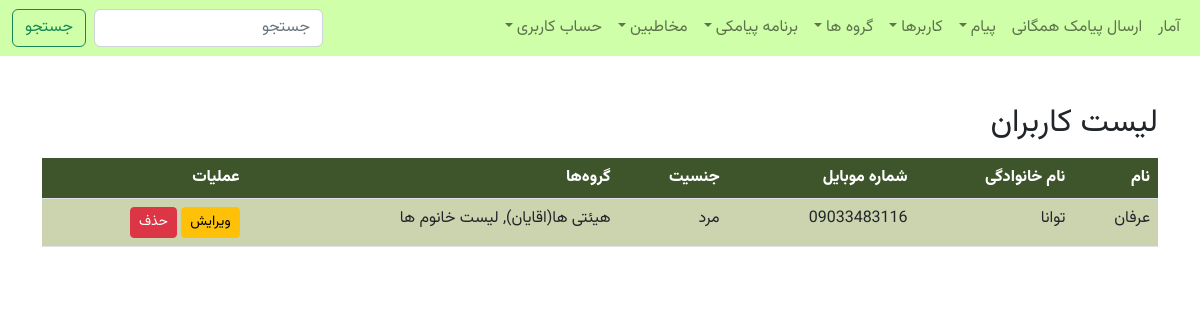
/accounts/user_list/ (signed in), run on an earlier commit of the app's database.
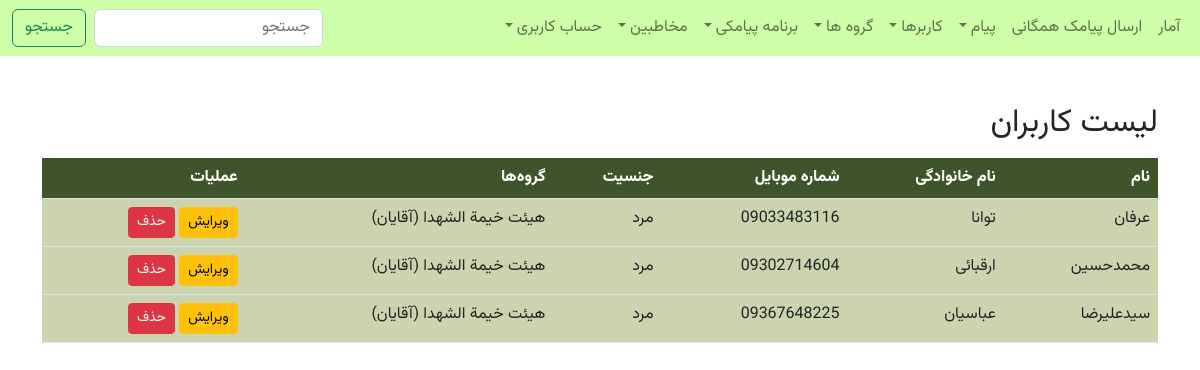
And on a later commit of the database.
### accounts/models.py (models this page shows, shortened)
class User(AbstractBaseUser, PermissionsMixin):
    phone_number = models.CharField(max_length=15, unique=True, default='', verbose_name="phone number")
    username = None  # Remove the username field as it's not needed
    email = None  # Remove the email field as it's not used
    id = models.UUIDField(primary_key=True, default=uuid.uuid4, editable=False)
    first_name = models.CharField("first name", max_length=150, blank=True)  # User's first name
    last_name = models.CharField("last name", max_length=150, blank=True)  # User's last name
    gender = models.CharField(max_length=10, default='مرد', choices=[('مرد', 'مرد'), ('زن', 'زن')], blank=True,
                              verbose_name="جنسیت")  # Gender field
    is_staff = models.BooleanField("staff status", default=False,
                                   help_text="Designates whether the user can log into this admin site.")
    is_active = models.BooleanField("active", default=True,
                                    help_text="Designates whether this user should be treated as active.")
    date_joined = models.DateTimeField("date joined", default=timezone.now)
    organization = models.ForeignKey('organizations.Organization', on_delete=models.SET_NULL, null=True, blank=True,
                                     verbose_name="سازمان")
    groups = models.ManyToManyField("organizations.Group", verbose_name="گروه‌ها", related_name="users",
                                    blank=True)  # ارتباط با گروه‌ها
    can_access_messages = models.BooleanField("access to messages", default=False,
                                              help_text="Designates whether this user has access to messages.")
    can_access_users = models.BooleanField("access to users", default=False,
                                           help_text="Designates whether this user has access to manage users.")
    can_access_groups = models.BooleanField("access to groups", default=False,
                                            help_text="Designates whether this user has access to manage groups.")
    can_access_sms_program = models.BooleanField("access to SMS program", default=False,
                                                 help_text="Designates whether this user has access to SMS program.")
    can_access_contacts = models.BooleanField("access to contacts", default=False,
                                              help_text="Designates whether this user has access to manage contacts.")
    can_send_bulk_sms = models.BooleanField("send bulk SMS", default=False,
                                            help_text="Designates whether this user can send bulk SMS messages.")
    can_add_contacts = models.BooleanField(
        "add contacts through app",
        default=False,
        help_text="Designates whether this user can add contacts through the app."
    )
    USERNAME_FIELD = 'phone_number'  # Set phone_number as the unique identifier for authentication
    objects = CustomUserManager()  # Assign the custom user manager
    class Meta:
        verbose_name = 'کاربر'
        verbose_name_plural = 'کاربرها'

### organizations/models.py (models this page shows, shortened)
class Group(models.Model):
    name = models.CharField(max_length=255, verbose_name="نام گروه")
    organization = models.ForeignKey(Organization, on_delete=models.CASCADE, verbose_name="سازمان",
                                     related_name='groups')
    created_at = models.DateTimeField(default=timezone.now, verbose_name="تاریخ ایجاد", blank=True, null=True)
    description = models.TextField(blank=True, null=True, verbose_name="توضیحات درباره گروه")
    class Meta:
        verbose_name = 'گروه'
        verbose_name_plural = 'گروه‌ها'

### accounts/views.py (the view)
# urls.py: path('user_list/', UserListView.as_view(), name='user_list'),
class UserListView(UserAccessRequiredMixin, View):
    def get(self, request):
        users = User.objects.filter(organization_id=request.user.organization.id)
        user_data = []
        for user in users:
            user_data.append({
                'id': user.id,
                'first_name': user.first_name,
                'last_name': user.last_name,
                'phone_number': user.phone_number,
                'gender': user.gender,
                'groups': user.groups.all(),
                'can_access_users': user.can_access_users,
                'can_access_groups': user.can_access_groups,
                'can_access_sms_program': user.can_access_sms_program,
                'can_access_contacts': user.can_access_contacts,
                'can_send_bulk_sms': user.can_send_bulk_sms,
            })
        return render(request, 'accounts/user_list.html', {'message': '', 'data': {'users': user_data}})

### accounts/mixins.py (called while the page is built)
    @method_decorator(login_required)
    def dispatch(self, request, *args, **kwargs):
        if not request.user.can_access_users:
            raise PermissionDenied("شما مجاز به دسترسی به این صفحه نیستید.")
        return super().dispatch(request, *args, **kwargs)

### accounts/templates/accounts/user_list.html (shortened to what this page needs)
{% extends 'base.html' %}
{% load static %}
{% block content %}
<div class="container mt-5">
    <h2>لیست کاربران</h2>
    <table class="table mt-3" style="border-collapse: collapse; width: 100%;">
        <thead>
            <tr style="background-color: #3e552b; color: white;">
                <th>نام</th>
                <th>نام خانوادگی</th>
                <th>شماره موبایل</th>
                <th>جنسیت</th>
                <th>گروه‌ها</th>
                <th>عملیات</th>
            </tr>
        </thead>
        <tbody>
            {% for user in data.users %}
                <tr style="background-color: #ccd4af;">
                    <td>{{ user.first_name }}</td>
                    <td>{{ user.last_name }}</td>
                    <td>{{ user.phone_number }}</td>
                    <td>{{ user.gender }}</td>
                    <td>
                        {% for group in user.groups %}
                            {{ group.name }}{% if not forloop.last %}, {% endif %}
                        {% endfor %}
                    </td>
                    <td>
                        <a href="{% url 'user_edit' user.id %}" class="btn btn-sm btn-warning">ویرایش</a>
                        <form method="get" action="{% url 'user_delete' user.id %}" style="display: inline;">
                            <button type="submit" class="btn btn-sm btn-danger"
                                    onclick="return confirm('آیا مطمئن هستید که می‌خواهید این کاربر را حذف کنید؟');">
                                حذف
                            </button>
                        </form>
                    </td>
                </tr>
            {% empty %}
                <tr>
                    <td colspan="7" class="text-center">هیچ کاربری یافت نشد</td>
                </tr>
            {% endfor %}
        </tbody>
    </table>
</div>
{% endblock %}

### templates/base.html (shortened to what this page needs)
{% load static %}
<!DOCTYPE html>
<html lang="ar" dir="rtl">
<head>
    <link rel="stylesheet" href="{% static 'css/bootstrap.rtl.min.css' %}" />
    <link rel="stylesheet" href="{% static 'css/style.css' %}" />
</head>
<body>
    {% include 'includes/header.html' %}
    <main>
        {% block content %}{% endblock %}
    </main>
</body>
</html>

### templates/includes/header.html (shortened to what this page needs)
{% load static %}
<!DOCTYPE html>
<html lang="ar" dir="rtl">
<head>
    <link rel="stylesheet" href="{% static 'css/bootstrap.rtl.min.css' %}"/>
    <link rel="stylesheet" href="{% static 'css/style.css' %}"/>
</head>
<body>
<nav class="navbar navbar-expand-lg navbar-light header-list-sys">
    <div class="container-fluid">
        <div class="collapse navbar-collapse" id="navbarSupportedContent">
            <ul class="navbar-nav me-auto mb-2 mb-lg-0">
                <li class="nav-item">
                    <a class="nav-link" href="{% url 'home' %}" role="button" aria-expanded="false">آمار</a>
                </li>
                {% if request.user.can_send_bulk_sms %}
                    <li class="nav-item">
                        <a class="nav-link" href="{% url 'list_contacts_in_task_user' %}" role="button"
                           aria-expanded="false">ارسال پیامک
                            همگانی</a>
                    </li>
                {% endif %}
                {% if request.user.can_access_messages %}
                    <li class="nav-item dropdown">
                        <a class="nav-link dropdown-toggle" href="#" id="navbarDropdown" role="button"
                           data-bs-toggle="dropdown" aria-expanded="false">پیام</a>
                    </li>
                {% endif %}
                {% if request.user.can_access_users %}
                    <li class="nav-item dropdown">
                        <a class="nav-link dropdown-toggle" href="#" id="navbarDropdown" role="button"
                           data-bs-toggle="dropdown" aria-expanded="false">کاربرها</a>
                    </li>
                {% endif %}
                {% if request.user.can_access_groups %}
                    <li class="nav-item dropdown">
                        <a class="nav-link dropdown-toggle" href="#" id="navbarDropdown" role="button"
                           data-bs-toggle="dropdown" aria-expanded="false">گروه ها</a>
                    </li>
                {% endif %}
                {% if request.user.can_access_sms_program %}
                    <li class="nav-item dropdown">
                        <a class="nav-link dropdown-toggle" href="#" id="navbarDropdown" role="button"
                           data-bs-toggle="dropdown" aria-expanded="false">برنامه پیامکی</a>
                    </li>
                {% endif %}
                {% if request.user.can_access_contacts %}
                    <li class="nav-item dropdown">
                        <a class="nav-link dropdown-toggle" href="#" id="navbarDropdown" role="button"
                           data-bs-toggle="dropdown" aria-expanded="false">مخاطبین</a>
                    </li>
                {% endif %}
                <li class="nav-item dropdown">
                    <a class="nav-link dropdown-toggle" href="#" id="navbarDropdown" role="button"
                       data-bs-toggle="dropdown" aria-expanded="false">حساب کاربری</a>
                </li>
            </ul>
            {% if request.user.can_access_users %}
                <form class="d-flex" method="GET" action="{% url 'contact_list' %}">
                    <input class="form-control me-2" type="search" name="search" placeholder="جستجو"
                           aria-label="Search" value="{{ search_query }}"/>
                    <button class="btn btn-outline-success" type="submit">جستجو</button>
                </form>
            {% endif %}
        </div>
    </div>
</nav>
</body>
</html>

### static/css/style.css (style rules this page uses)
body { margin: 0; font-family: vazir, sans-serif; }
.header-list-sys { background-color: #cfffa8; color: #479d00; }

What changed in the data, as far as the page shows it:
removed Group: name "هیئتی ها(اقایان)", shown under "عرفان"
removed Group: name "لیست خانوم ها", shown under "عرفان"
added Group: name "هیئت خيمة الشهدا (آقایان)"
added User: first_name "محمدحسین", last_name "ارقبائی", phone_number "09302714604", gender "مرد"
added User: first_name "سیدعلیرضا", last_name "عباسیان", phone_number "09367648225", gender "مرد"
Also different on the page:
new list line: "ویرایش حذف"
